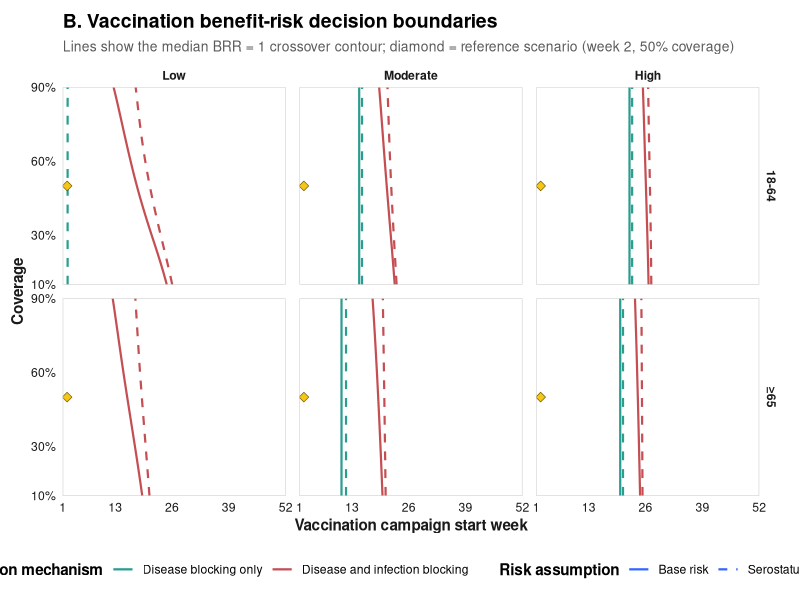
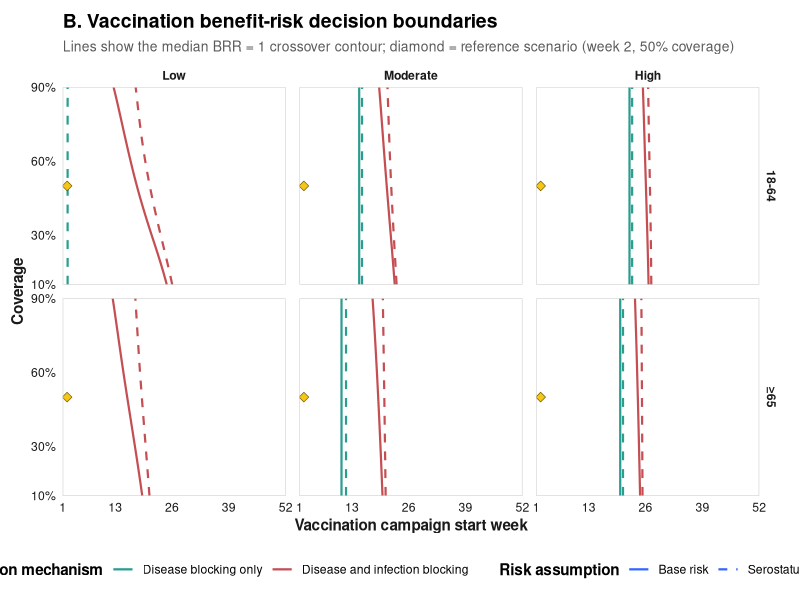

R code for these plots, in order:
# =============================================================================
# 42_figure2B_ori_decision_boundary.R
#
# Figure 2B: six-panel ORI decision-boundary plot.
#   Columns: Low / Moderate / High transmission setting
#   Rows: 18-64 / >=65 years
#   x: vaccination campaign start week
#   y: coverage
#   colour: vaccine protection mechanism
#   linetype: base versus serostatus-adjusted risk assumption
#
# Each line is the interpolated median BRR = 1 crossover contour. The yellow
# diamond marks the reference scenario (week 2, 50% coverage). No heatmap or
# extrapolation beyond the observed week x coverage grid is used.
# =============================================================================

if (!file.exists("06_Results/brr_weeksweep_summary_finite.xlsx") ||
    !file.exists("06_Results/brr_weeksweep_summary_finite_ve0.xlsx")) {
  stop("ORI summary Excel files are missing from 06_Results/")
}

suppressMessages({
  library(readxl)
  library(dplyr)
  library(ggplot2)
  library(mgcv)
  library(patchwork)
})

summary_data <- bind_rows(
  read_excel("06_Results/brr_weeksweep_summary_finite.xlsx"),
  read_excel("06_Results/brr_weeksweep_summary_finite_ve0.xlsx")
) %>%
  filter(outcome == "DALY", RR_seropos == 0,
         AgeCat %in% c("18-64", "65+")) %>%
  mutate(
    age_group = factor(AgeCat, levels = c("18-64", "65+"),
                       labels = c("18-64", "≥65")),
    setting = factor(setting, levels = c("Low", "Moderate", "High")),
    mechanism = factor(VE_label,
      levels = c("Disease blocking only", "Disease and infection blocking")),
    week = as.numeric(week),
    coverage_pct = as.numeric(sub("cov", "", Coverage))
  )

if (!nrow(summary_data)) stop("No ORI DALY rows survived filtering.")

# Fit within the observed 7-week x 4-coverage grid and predict only inside
# that rectangle. This supplies a smooth contour without making new support.
make_surface <- function(data, risk_assumption, value_col, grid_res = 120) {
  data <- data %>% filter(is.finite(.data[[value_col]]))
  week_range <- range(data$week)
  coverage_range <- range(data$coverage_pct)
  prediction_grid <- expand.grid(
    week = seq(week_range[1], week_range[2], length.out = grid_res),
    coverage_pct = seq(coverage_range[1], coverage_range[2], length.out = grid_res)
  )

  fit <- tryCatch(
    mgcv::gam(
      as.formula(paste(value_col, "~ te(week, coverage_pct, k = c(5, 4))")),
      data = data
    ),
    error = function(e) NULL
  )
  if (is.null(fit)) {
    fit <- mgcv::gam(
      as.formula(paste(value_col, "~ s(week, k = 5) + s(coverage_pct, k = 4)")),
      data = data
    )
  }

  prediction_grid$BRR <- predict(fit, newdata = prediction_grid)
  prediction_grid$BRR <- pmax(pmin(prediction_grid$BRR, 100), -100)
  prediction_grid$risk_assumption <- risk_assumption
  # Some mechanism/age/setting combinations never cross BRR = 1 within the
  # observed week x coverage rectangle. Return no contour data for those
  # combinations instead of asking ggplot2 to draw a nonexistent contour.
  if (max(prediction_grid$BRR, na.rm = TRUE) < 1 ||
      min(prediction_grid$BRR, na.rm = TRUE) > 1) {
    return(prediction_grid[0, ])
  }
  prediction_grid
}

boundary_data <- bind_rows(
  summary_data %>%
    group_by(age_group, setting, mechanism) %>%
    group_modify(~ make_surface(.x, "Base risk", "brr_base_med")) %>%
    ungroup(),
  summary_data %>%
    group_by(age_group, setting, mechanism) %>%
    group_modify(~ make_surface(.x, "Serostatus-adjusted risk", "brr_adj_med")) %>%
    ungroup()
) %>%
  mutate(risk_assumption = factor(
    risk_assumption,
    levels = c("Base risk", "Serostatus-adjusted risk")
  ))

reference <- data.frame(week = 2, coverage_pct = 50)

p <- ggplot(boundary_data, aes(week, coverage_pct)) +
  geom_contour(
    aes(z = BRR, colour = mechanism, linetype = risk_assumption),
    breaks = 1, linewidth = 0.75, na.rm = TRUE
  ) +
  geom_point(
    data = reference, aes(week, coverage_pct), inherit.aes = FALSE,
    shape = 23, size = 2.4, stroke = 0.35,
    fill = "#f5c518", colour = "#6e5700"
  ) +
  facet_grid(age_group ~ setting) +
  scale_colour_manual(
    values = c(
      "Disease blocking only" = "#2a9d8f",
      "Disease and infection blocking" = "#c44e52"
    ),
    name = "Protection mechanism"
  ) +
  scale_linetype_manual(
    values = c("Base risk" = "solid", "Serostatus-adjusted risk" = "dashed"),
    name = "Risk assumption"
  ) +
  scale_x_continuous(
    name = "Vaccination campaign start week",
    breaks = c(1, 13, 26, 39, 52), expand = c(0, 0)
  ) +
  scale_y_continuous(
    name = "Coverage",
    breaks = c(10, 30, 60, 90), labels = function(x) paste0(x, "%"),
    expand = c(0, 0)
  ) +
  coord_cartesian(xlim = c(1, 52), ylim = c(10, 90), expand = FALSE) +
  labs(
    title = "B. Vaccination benefit-risk decision boundaries",
    subtitle = "Lines show the median BRR = 1 crossover contour; diamond = reference scenario (week 2, 50% coverage)"
  ) +
  theme_minimal(base_size = 11, base_family = "sans") +
  theme(
    panel.grid = element_blank(),
    panel.border = element_rect(colour = "#c8c8c8", fill = NA, linewidth = 0.35),
    panel.spacing = unit(10, "pt"),
    strip.background = element_blank(),
    strip.text = element_text(face = "bold", colour = "#1a1a1a"),
    axis.title = element_text(face = "bold", colour = "#1a1a1a"),
    axis.text = element_text(colour = "#1a1a1a"),
    legend.position = "bottom",
    legend.title = element_text(face = "bold"),
    plot.title = element_text(face = "bold", size = 14),
    plot.subtitle = element_text(colour = "#5a5a5a", size = 10),
    plot.margin = margin(10, 12, 8, 8)
  )

out_files <- c(
  "06_Results/figure2B_ori_decision_boundaries.png",
  "07_Final_Results/Main_Figures/figure2B_ori_decision_boundaries.png"
)
dir.create("07_Final_Results/Main_Figures", showWarnings = FALSE, recursive = TRUE)
for (out_file in out_files) {
  ggsave(out_file, p, width = 11, height = 8.5, dpi = 300, bg = "#fcfcfb")
  message("Saved: ", out_file)
}
